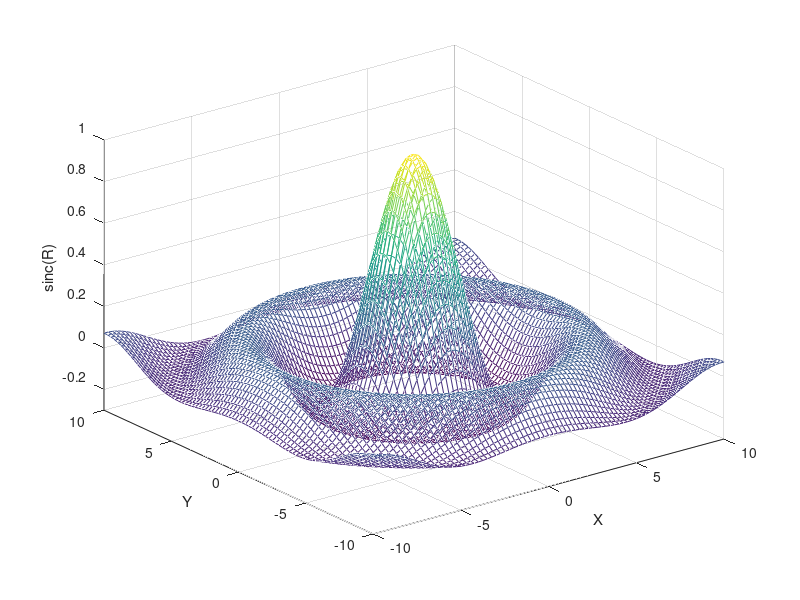
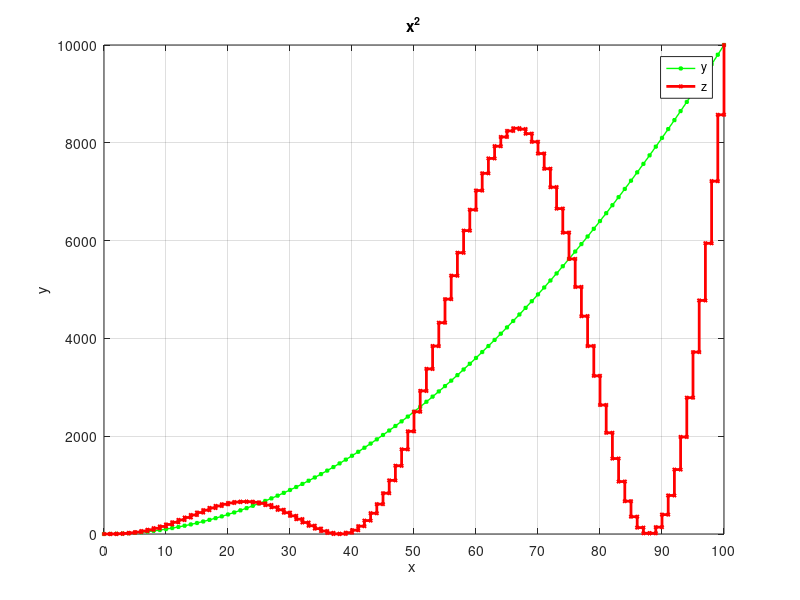

Here is the MATLAB script that generated these plots, in order:
function ofunc()
  [X,Y] = meshgrid(-10:0.25:10,-10:0.25:10);
  f = sinc(sqrt((X/pi).^2+(Y/pi).^2));
  hFig1 = figure(1);
  mesh(X,Y,f);
  axis([-10 10 -10 10 -0.3 1]);
  xlabel('X');
  ylabel('Y');
  zlabel('sinc(R)');
  hidden off;
    
  load test.csv;
  x=test(:,1);
  y=test(:,2);
  z=calcu(x);
  %-------------------------------------------------------------------------
  %Plot 
  hFig2 = figure(2);
  set(hFig2, 'Position', [50 100 600 400]);
  plot(x,y,'-gs','LineWidth',1,'MarkerEdgeColor','g','MarkerFaceColor','g','MarkerSize',2);
            
  hold on;
  %plot(x,z,'-go','LineWidth',1,'MarkerEdgeColor','g','MarkerFaceColor','g','MarkerSize',2)
  stairs(x,z,'-rd','LineWidth',2,'MarkerEdgeColor','r','MarkerFaceColor','r','MarkerSize',2)
  hold off;
  grid on;
  legend('y','z','Location','northeast')
  title('x^2');
  xlabel('x ');
  ylabel('y');
  axis([0 100 0 10000]);
  set(gca,'XTick',(0:10:100));
  set(gca,'YTick',(0:2000:10000));
  %-------------------------------------------------------------------------
  % d = [x y z];
  % csvwrite("result.csv",d);
  
  printf("Press anykey to exit!\n");
  pause 
endfunction

function z=calcu(x)
  w=2*pi*0.02;
  s=x.*x;
  z=s+s.*sin(w.*x);
endfunction